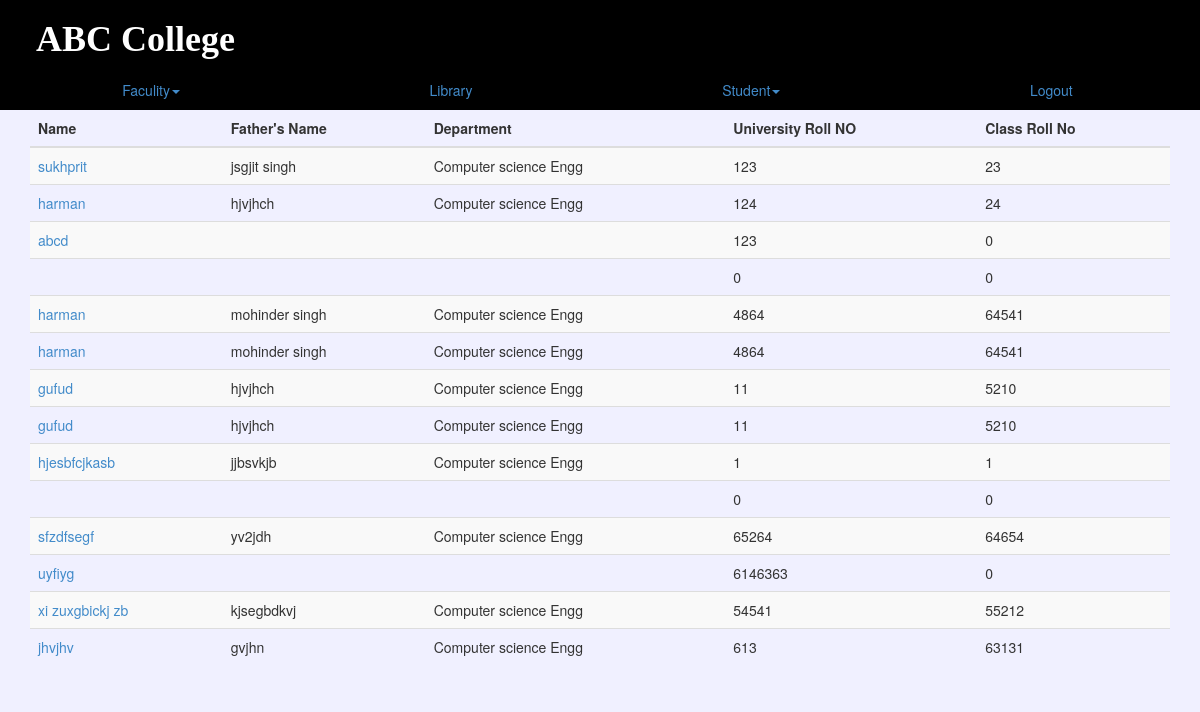
/admin/displayform.php (signed in), run on the app's committed database.
### tables this page shows
CREATE TABLE IF NOT EXISTS `form` (
  `sno` int(225) NOT NULL AUTO_INCREMENT,
  `name` text NOT NULL,
  `fatname` text NOT NULL,
  `motname` text NOT NULL,
  `gender` text NOT NULL,
  `dept` text NOT NULL,
  `phno` varchar(225) NOT NULL,
  `urollno` int(225) NOT NULL,
  `crollno` int(225) NOT NULL,
  `add` varchar(225) NOT NULL,
  `dob` date NOT NULL,
  `email` varchar(225) NOT NULL,
  `tenth` varchar(225) NOT NULL,
  `twelth` varchar(225) NOT NULL,
  `tenthschool` varchar(225) NOT NULL,
  `twelthschool` varchar(225) NOT NULL,
  `yeartenth` varchar(225) NOT NULL,
  `yeartwelth` varchar(225) NOT NULL,
  `subjects` varchar(225) NOT NULL,
  `jeeroll` varchar(225) NOT NULL,
  `jeerank` varchar(225) NOT NULL,
  `jeetotal` varchar(225) NOT NULL,
  `admdate` varchar(225) NOT NULL,
  `totalfee` varchar(225) NOT NULL,
  `category` varchar(225) NOT NULL,
  `admtype` varchar(225) NOT NULL,
  `fatinc` int(225) NOT NULL,
  `motinc` varchar(225) NOT NULL,
  `fatqual` varchar(225) NOT NULL,
  `motqual` varchar(225) NOT NULL,
  `fatoccup` varchar(225) NOT NULL,
  `motoccup` varchar(225) NOT NULL,
  `fatphno` varchar(225) NOT NULL,
  `motphno` varchar(225) NOT NULL,
  `fatemail` varchar(225) NOT NULL,
  `motemail` varchar(225) NOT NULL,
  `height` int(225) NOT NULL,
  `bloodg` text NOT NULL,
  `weight` int(225) NOT NULL,
  `disease` text NOT NULL,
  PRIMARY KEY (`sno`)
);

### admin/displayform.php (the view, shortened to what this page needs)
<?php
include("nav.php");
?>
<html>
<head>
<link rel="stylesheet" href="css/bootstrap.css" />
</head>
<link rel="stylesheet" href="css/bootstrap.min.css" />
<body>
<div class="container">
<table border="1">
<table class="table table-striped">
 <thead>
<?php
$str=mysql_query("select* from form");
echo"
<tr>
<th>Name</th>
<th>Father's Name</th>
<th>Department</th>
<th>University Roll NO</th>
<th>Class Roll No</th>
</tr>
";?>
</thead>
<?php
while($row=mysql_fetch_array($str))
{
echo"
<tr>
<td><a href='displayform2.php?a=$row[sno]'>$row[name]</a></td>
<td>$row[fatname]</td>
<td>$row[dept]</td>
<td>$row[urollno]</td>
<td>$row[crollno]</td>
</tr>";
}
?>
</table></table></div>
</body></html>

### admin/displayform.php (style rules this page uses)
body { background-color:#F0F0FF; }

### data on the page
form: name "sukhprit", fatname "jsgjit singh", dept "Computer science Engg", urollno "123", crollno "23"
form: name "harman", fatname "hjvjhch", dept "Computer science Engg", urollno "124", crollno "24"
form: name "abcd", urollno "123", crollno "0"
form: urollno "0", crollno "0"
form: name "harman", fatname "mohinder singh", dept "Computer science Engg", urollno "4864", crollno "64541"
form: name "harman", fatname "mohinder singh", dept "Computer science Engg", urollno "4864", crollno "64541"
form: name "gufud", fatname "hjvjhch", dept "Computer science Engg", urollno "11", crollno "5210"
form: name "gufud", fatname "hjvjhch", dept "Computer science Engg", urollno "11", crollno "5210"
form: name "hjesbfcjkasb", fatname "jjbsvkjb", dept "Computer science Engg", urollno "1", crollno "1"
form: urollno "0", crollno "0"
form: name "sfzdfsegf", fatname "yv2jdh", dept "Computer science Engg", urollno "65264", crollno "64654"
form: name "uyfiyg", urollno "6146363", crollno "0"
form: name "xi zuxgbickj zb", fatname "kjsegbdkvj", dept "Computer science Engg", urollno "54541", crollno "55212"
form: name "jhvjhv", fatname "gvjhn", dept "Computer science Engg", urollno "613", crollno "63131"
